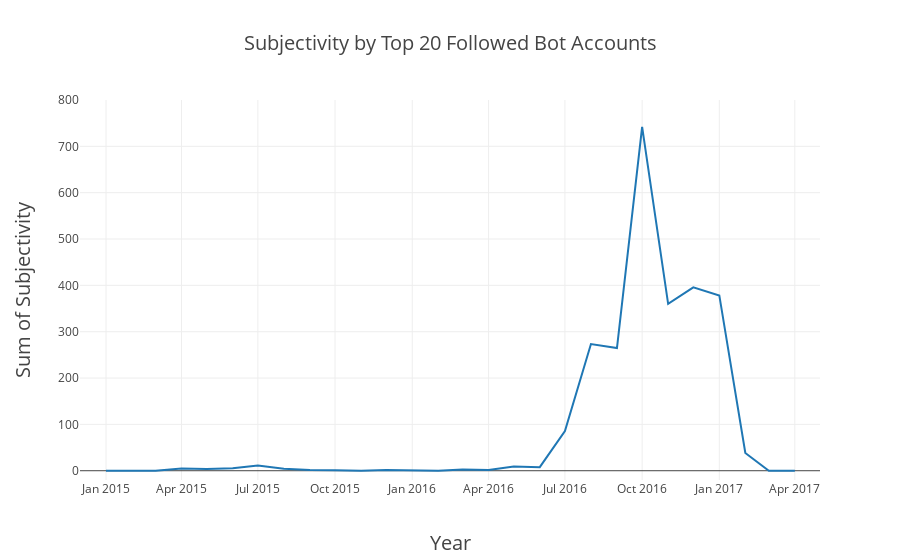

The cell this chart's notebook holds for it:
### Markdown cell above
## Tweet Subjectivity

### Code cell
trace0 = Scatter(
    x=tweetsent.Date,
    y=tweetsent.Subjectivity)
data = Data([trace0])

layout = Layout(
    title = "Subjectivity by Top 20 Followed Bot Accounts",
    yaxis=dict(
        title='Sum of Subjectivity',
        range=[-20, 800],
        titlefont=dict(
            size=20,
        )
    ),
   
    xaxis = dict(
        title='Year',
        range = ['2014-12','2017-5'],
        titlefont=dict(
            size=20,
        )
    )
)
fig = Figure(data=data, layout=layout)
fig['layout'].update(titlefont=dict(size=20))
iplot(fig)

### Figure 1 — Plotly figure (JSON) as saved in the notebook; plotly's stock layout.template omitted (floating-point values rounded to 4 significant figures)
{"data": [{"type": "scatter", "x": ["2015-01", "2015-02", "2015-03", "2015-04", "2015-05", "2015-06", "2015-07", "2015-08", "2015-09", "2015-10", "2015-11", "2015-12", "2016-01", "2016-02", "2016-03", "2016-04", "2016-05", "2016-06", "2016-07", "2016-08", "2016-09", "2016-10", "2016-11", "2016-12", "2017-01", "2017-02", "2017-03", "2017-04"], "y": [0, 0, 0, 4.775, 3.776, 5.383, 11.39, 4.352, 1.633, 1, 0, 1.317, 0, 0, 2.867, 1.65, 9.23, 7.644, 85.84, 273.4, 264.6, 742.1, 360.0, 395.8, 378.2, 38.24, 0, 0]}], "layout": {"title": "Subjectivity by Top 20 Followed Bot Accounts", "titlefont": {"size": 20}, "xaxis": {"range": ["2014-12", "2017-5"], "title": "Year", "titlefont": {"size": 20}}, "yaxis": {"range": [-20, 800], "title": "Sum of Subjectivity", "titlefont": {"size": 20}}}}
